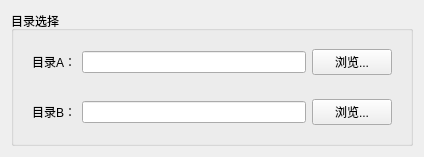
<?xml version="1.0" encoding="UTF-8"?>
<ui version="4.0">
 <class>CatalogueWidget</class>
 <widget class="QWidget" name="CatalogueWidget">
  <property name="geometry">
   <rect>
    <x>0</x>
    <y>0</y>
    <width>424</width>
    <height>147</height>
   </rect>
  </property>
  <property name="windowTitle">
   <string>Form</string>
  </property>
  <layout class="QHBoxLayout" name="horizontalLayout">
   <item>
    <widget class="QGroupBox" name="groupBox">
     <property name="title">
      <string>目录选择</string>
     </property>
     <layout class="QVBoxLayout" name="verticalLayout">
      <item>
       <widget class="QWidget" name="wd_A" native="true">
        <property name="sizePolicy">
         <sizepolicy hsizetype="Preferred" vsizetype="Fixed">
          <horstretch>0</horstretch>
          <verstretch>0</verstretch>
         </sizepolicy>
        </property>
        <layout class="QHBoxLayout" name="horizontalLayout_2">
         <item>
          <widget class="QLabel" name="lb_A">
           <property name="sizePolicy">
            <sizepolicy hsizetype="Preferred" vsizetype="Fixed">
             <horstretch>0</horstretch>
             <verstretch>0</verstretch>
            </sizepolicy>
           </property>
           <property name="minimumSize">
            <size>
             <width>0</width>
             <height>0</height>
            </size>
           </property>
           <property name="text">
            <string>目录A：</string>
           </property>
          </widget>
         </item>
         <item>
          <widget class="QLineEdit" name="le_A">
           <property name="sizePolicy">
            <sizepolicy hsizetype="Expanding" vsizetype="Fixed">
             <horstretch>0</horstretch>
             <verstretch>0</verstretch>
            </sizepolicy>
           </property>
           <property name="minimumSize">
            <size>
             <width>0</width>
             <height>0</height>
            </size>
           </property>
          </widget>
         </item>
         <item>
          <widget class="QPushButton" name="btn_A">
           <property name="sizePolicy">
            <sizepolicy hsizetype="Minimum" vsizetype="Fixed">
             <horstretch>0</horstretch>
             <verstretch>0</verstretch>
            </sizepolicy>
           </property>
           <property name="minimumSize">
            <size>
             <width>0</width>
             <height>0</height>
            </size>
           </property>
           <property name="text">
            <string>浏览...</string>
           </property>
          </widget>
         </item>
        </layout>
       </widget>
      </item>
      <item>
       <widget class="QWidget" name="wd_B" native="true">
        <property name="sizePolicy">
         <sizepolicy hsizetype="Preferred" vsizetype="Fixed">
          <horstretch>0</horstretch>
          <verstretch>0</verstretch>
         </sizepolicy>
        </property>
        <layout class="QHBoxLayout" name="horizontalLayout_3">
         <item>
          <widget class="QLabel" name="lb_B">
           <property name="sizePolicy">
            <sizepolicy hsizetype="Preferred" vsizetype="Fixed">
             <horstretch>0</horstretch>
             <verstretch>0</verstretch>
            </sizepolicy>
           </property>
           <property name="minimumSize">
            <size>
             <width>0</width>
             <height>0</height>
            </size>
           </property>
           <property name="text">
            <string>目录B：</string>
           </property>
          </widget>
         </item>
         <item>
          <widget class="QLineEdit" name="le_B">
           <property name="sizePolicy">
            <sizepolicy hsizetype="Expanding" vsizetype="Fixed">
             <horstretch>0</horstretch>
             <verstretch>0</verstretch>
            </sizepolicy>
           </property>
           <property name="minimumSize">
            <size>
             <width>0</width>
             <height>0</height>
            </size>
           </property>
          </widget>
         </item>
         <item>
          <widget class="QPushButton" name="btn_B">
           <property name="sizePolicy">
            <sizepolicy hsizetype="Minimum" vsizetype="Fixed">
             <horstretch>0</horstretch>
             <verstretch>0</verstretch>
            </sizepolicy>
           </property>
           <property name="minimumSize">
            <size>
             <width>0</width>
             <height>0</height>
            </size>
           </property>
           <property name="text">
            <string>浏览...</string>
           </property>
          </widget>
         </item>
        </layout>
       </widget>
      </item>
     </layout>
    </widget>
   </item>
  </layout>
 </widget>
 <resources/>
 <connections/>
</ui>
